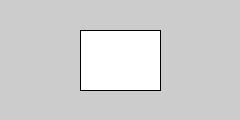
Frame 1 (no input)
Frame 60 (the mouse pressed at the canvas centre just before this capture): identical to frame 1, image omitted
Frame 120 (the mouse held since frame 60 and released just before this capture): identical to frame 1, image omitted

The Processing sketch that drew this single still picture (run headless with seeded random() and noise(); from frame 60 on, the mouse is pressed at the canvas centre):

// Processing sketch: _5_16
// ── _5_16.pde
int x=80;
int y=30;
int w=80;
int h=60;

void setup()
{
  size(240,120);
}

void draw()
{
  background(204);
  if((mouseX>X)&&(mouseX<X+w)&&(mouseY>y)&&(mouseY<y+h))
  {
    fill(0);
  }
  else
  {
    fill(255);
  }
  
  rect(x,y,w,h);
}
